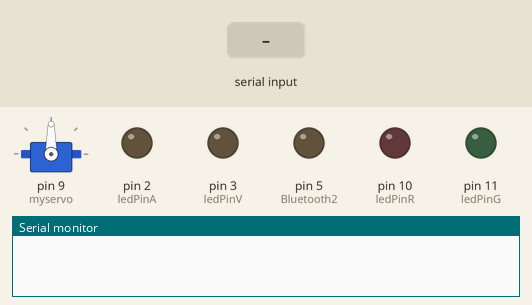
Recording of a sketch running on a simulated Arduino Uno, built with avr-gcc and run on an emulated ATmega328P. On the bench: servo, output pins drawn as LEDs (lit = HIGH), the last lines printed to the serial monitor. The inputs (shaded band) are chosen by the test bench.

Above: at 1.2 s.
1.3 s: "0" received over the second serial link
At 3.1 s:
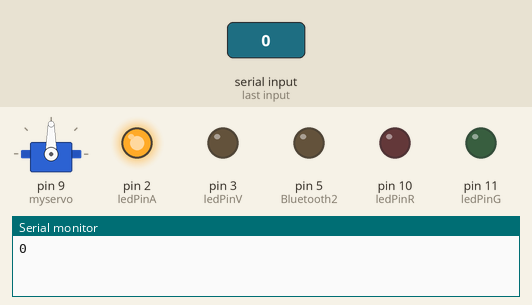
3.8 s: "2" received over the second serial link
At 5.9 s:
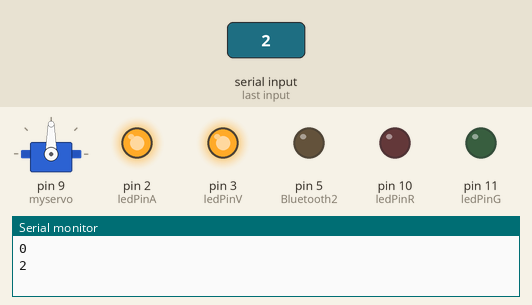
6.2 s: "1" received over the second serial link
At 8.0 s:
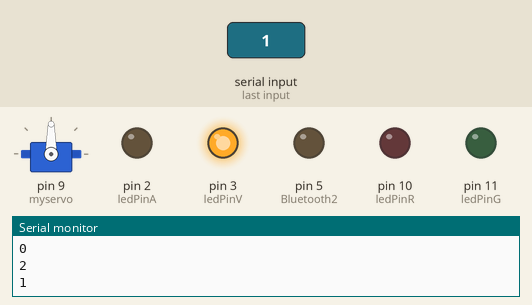
8.7 s: "4" received over the second serial link
At 10.8 s:
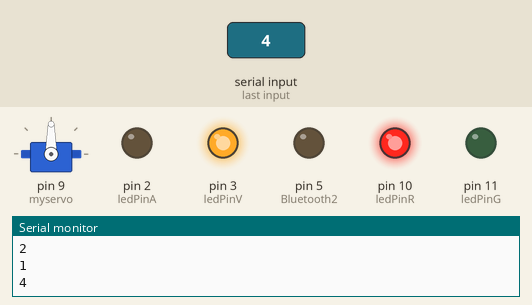
11.1 s: "3" received over the second serial link
At 12.9 s:
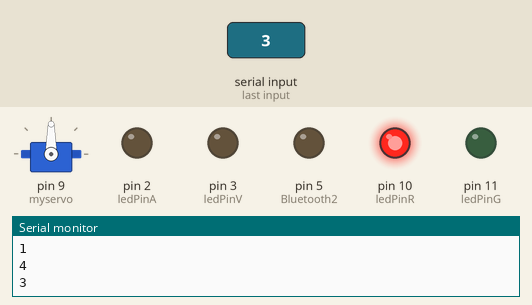
13.5 s: "6" received over the second serial link
At 14.8 s:
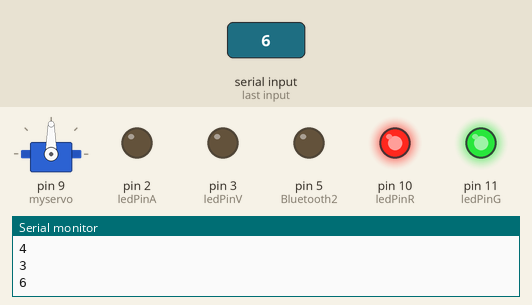
Timing chart, 0 to 16.5 s (numbered marks = the images above; inputs shaded):
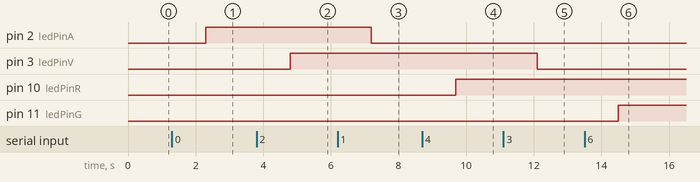

The sketch:

proiect.ino
```cpp
#include <Servo.h>
#include <SPI.h>
#include <Arduino.h>
#include <SoftwareSerial.h>
void loop();

int Bluetooth1 = 4;   //RX sau TX
int Bluetooth2 = 5;
SoftwareSerial bluetooth(Bluetooth1,Bluetooth2);   //RX, TX


Servo myservo;  // create servo object to control a servo
// twelve servo objects can be created on most boards

int pos = 0;    // variable to store the servo position

int ledPinA = 2;
int ledPinV = 3;
int ledPinR = 10; // define digital pin 10.
int ledPinG = 11;


void setup()
{
  pinMode(ledPinA, OUTPUT);// define pin with LED connected as output.
  pinMode(ledPinV, OUTPUT);
  pinMode(ledPinG, OUTPUT);
  pinMode(ledPinR, OUTPUT);

  myservo.attach(9);  // attaches the servo on pin 9 to the servo object

   // put your setup code here, to run once:
  Serial.begin(9600);
  bluetooth.begin(9600);


  pinMode(Bluetooth1, INPUT);
  pinMode(Bluetooth2, OUTPUT);
}

void Camera1On()
{
  digitalWrite(ledPinA, HIGH); // set the LED on.
}


void Camera1Off()
{
  digitalWrite(ledPinA, LOW); // set the LED off.
}

void Camera2On()
{
  digitalWrite(ledPinV, HIGH); // set the LED on.
}

void Camera2Off()
{
  digitalWrite(ledPinV, LOW); // set the LED off.
}

void Camera3On()
{
  digitalWrite(ledPinR, HIGH); // set the LED on.
}

void Camera3Off()
{
  digitalWrite(ledPinR, LOW); // set the LED off.
}

void Camera4On()
{
  digitalWrite(ledPinG, HIGH); // set the LED on.
}

void Camera4Off()
{
  digitalWrite(ledPinG, LOW); // set the LED off.
}

void PoartaOff()
{
  for (pos = 0; pos <= 90; pos += 10) { // goes from 0 degrees to 180 degrees
    // in steps of 1 degree
    myservo.write(pos);              // tell servo to go to position in variable 'pos'
    delay(15);                       // waits 15ms for the servo to reach the position
  }
}

void PoartaOn()
{
  for (pos = 90; pos >= 0; pos -= 10) { // goes from 180 degrees to 0 degrees
    myservo.write(pos);              // tell servo to go to position in variable 'pos'
    delay(15);                       // waits 15ms for the servo to reach the position
  }
}

void loop()
{
  if(bluetooth.available())
  {
    String a = bluetooth.readString();
    Serial.println(a);

    if(a == "0")
      Camera1On();
    else
      if(a == "1")
        Camera1Off();
      else
        if(a == "2")
          Camera2On();
         else
          if(a == "3")
            Camera2Off();
           else
            if(a == "4")
              Camera3On();
             else
              if(a == "5")
                Camera3Off();
              else
                if(a == "6")
                  Camera4On();
                 else
                  if(a == "7")
                    Camera4Off();
                   else
                    if(a == "8")
                      PoartaOn();
                    else
                      if(a == "9")
                        PoartaOff();

  }

}
```

Measured:
- after the input at 1.3 s, pin 2 (ledPinA): LOW → HIGH after 1.0 s
- after the input at 3.8 s, pin 3 (ledPinV): LOW → HIGH after 1.0 s
- after the input at 6.2 s, pin 2 (ledPinA): HIGH → LOW after 1.0 s
- after the input at 8.7 s, pin 10 (ledPinR): LOW → HIGH after 1.0 s
- after the input at 11.1 s, pin 3 (ledPinV): HIGH → LOW after 1.0 s
- after the input at 13.5 s, pin 11 (ledPinG): LOW → HIGH after 1.0 s
